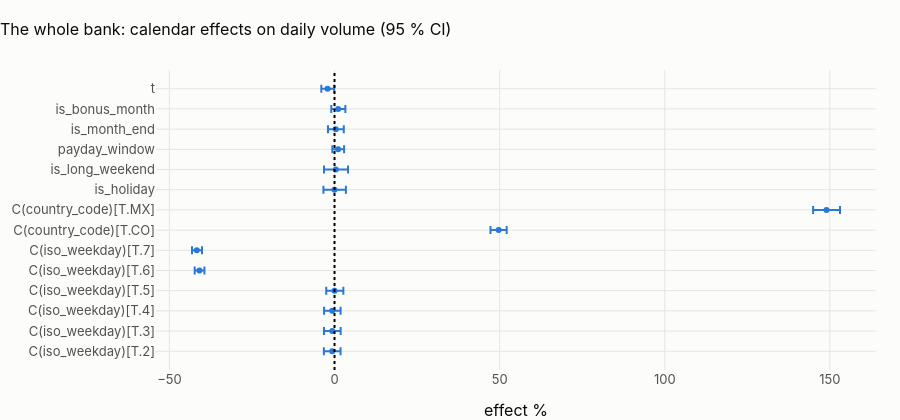

Notebook cell for this chart:
### Code cell
eff = coef.reset_index().rename(columns={"index": "term"})
eff["lo %"] = 100 * (np.exp(eff.ci_low) - 1)
eff["hi %"] = 100 * (np.exp(eff.ci_high) - 1)
fig = px.scatter(
    eff,
    x="effect %",
    y="term",
    error_x=eff["hi %"] - eff["effect %"],
    error_x_minus=eff["effect %"] - eff["lo %"],
    title=f"{CTRY.title}: calendar effects on daily volume (95 % CI)",
)
fig.add_vline(x=0, line_dash="dot")
fig.update_layout(height=420, yaxis_title=None)
fig.show()


def says(term: str, label: str) -> str:
    if term not in coef.index:
        return f"{label}: not estimable."
    r = coef.loc[term]
    sig = r.p_value < 0.01
    return f"{label}: **{r['effect %']:+.1f} %** " + (
        "(significant)" if sig else f"(not significant, p = {r.p_value:.2f})"
    )


display(
    Markdown(
        "\n".join(
            [
                "**What the calendar explains in " + CTRY.name + f"** (R² {model.rsquared:.2f}):",
                "* " + says("C(iso_weekday)[T.6]", "Saturday versus Monday"),
                "* " + says("C(iso_weekday)[T.7]", "Sunday versus Monday"),
                "* " + says("is_holiday", "a holiday"),
                "* " + says("payday_window", "the three days after a payday"),
                "* " + says("is_month_end", "month end"),
                "* " + says("is_bonus_month", "bonus month"),
                "* " + says("t", "trend per year"),
            ]
        )
    )
)

### Figure 1 — Plotly figure (JSON) as saved in the notebook; plotly's stock layout.template omitted (floating-point values rounded to 4 significant figures)
{"data": [{"error_x": {"array": [2.52, 2.554, 2.534, 2.672, 1.501, 1.574, 2.43, 4.078, 3.449, 3.695, 1.795, 2.412, 2.185, 1.999], "arrayminus": [2.518, 2.483, 2.464, 2.509, 1.442, 1.461, 2.468, 4.068, 3.362, 3.588, 1.767, 2.381, 2.078, 1.9]}, "hovertemplate": "effect %=%{x}<br>term=%{y}<extra></extra>", "legendgroup": "", "marker": {"color": "#2a78d6", "symbol": "circle"}, "mode": "markers", "name": "", "orientation": "h", "showlegend": false, "type": "scatter", "x": [-0.7, -0.7, -0.7, 0.0, -40.9, -41.7, 49.7, 149.0, -0.0, 0.4, 1.1, 0.4, 1.1, -2.1], "xaxis": "x", "y": ["C(iso_weekday)[T.2]", "C(iso_weekday)[T.3]", "C(iso_weekday)[T.4]", "C(iso_weekday)[T.5]", "C(iso_weekday)[T.6]", "C(iso_weekday)[T.7]", "C(country_code)[T.CO]", "C(country_code)[T.MX]", "is_holiday", "is_long_weekend", "payday_window", "is_month_end", "is_bonus_month", "t"], "yaxis": "y"}], "layout": {"height": 420, "legend": {"tracegroupgap": 0}, "shapes": [{"line": {"dash": "dot"}, "type": "line", "x0": 0, "x1": 0, "xref": "x", "y0": 0, "y1": 1, "yref": "y domain"}], "title": {"text": "The whole bank: calendar effects on daily volume (95 % CI)"}, "xaxis": {"anchor": "y", "domain": [0.0, 1.0], "title": {"text": "effect %"}}, "yaxis": {"anchor": "x", "domain": [0.0, 1.0], "title": {}}}}
